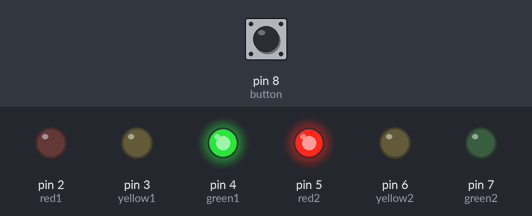
A sketch run on a simulated Arduino Uno, built with avr-gcc and run on an emulated ATmega328P. Parts: output pins drawn as LEDs (lit = HIGH). The inputs (shaded band) are chosen by the test bench; at power-on: pin 8 (button) HIGH.

Above: at 1.2 s.
1.3 s: pin 8 (button) pulled LOW for 0.15 s
At 2.4 s:
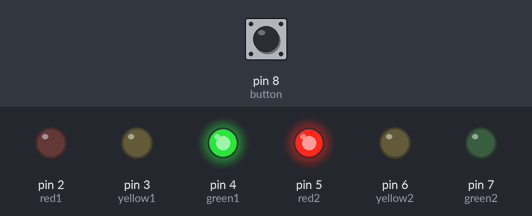
4.4 s: pin 8 (button) pulled LOW for 1 s
At 5.2 s:
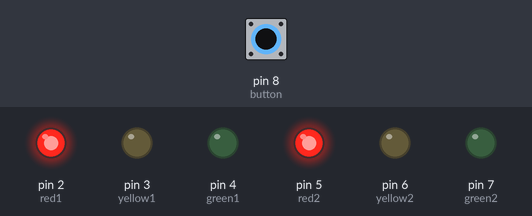
8.4 s: pin 8 (button) pulled LOW for 3.2 s
At 17.0 s:
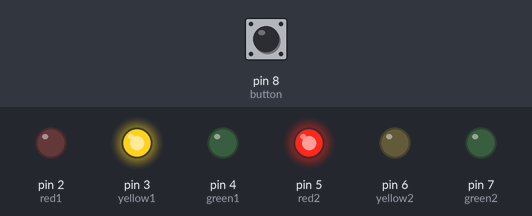
Timing chart, 0 to 27.1 s (numbered marks = the images above; inputs shaded):
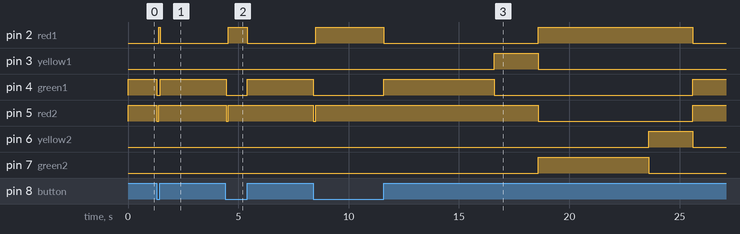

Measured:
- after the input at 1.3 s, pin 2 (red1): LOW → HIGH after 0.10 s, → LOW 0.05 s later; pin 4 (green1): HIGH → LOW at once, → HIGH 0.15 s later; pin 5 (red2): HIGH → LOW at once, → HIGH 0.10 s later
- after the input at 4.4 s, pin 2 (red1): LOW → HIGH after 0.15 s, → LOW 0.85 s later; pin 3 (yellow1): stays LOW (without the input it goes to HIGH after 2.1 s); pin 4 (green1): HIGH → LOW after 0.05 s instead of 2.1 s; pin 5 (red2): HIGH → LOW after 0.05 s, → HIGH 0.10 s later

The sketch:

ject_4_smart_traffic_light_amp_amp_emergency_vehicle_system1.ino
```cpp
// Traffic Light 1
const int red1 = 2;
const int yellow1 = 3;
const int green1 = 4;

// Traffic Light 2
const int red2 = 5;
const int yellow2 = 6;
const int green2 = 7;

// Emergency Button
const int button = 8;

void setup() {
  pinMode(red1, OUTPUT);
  pinMode(yellow1, OUTPUT);
  pinMode(green1, OUTPUT);

  pinMode(red2, OUTPUT);
  pinMode(yellow2, OUTPUT);
  pinMode(green2, OUTPUT);

  pinMode(button, INPUT_PULLUP);
}

void allOff() {
  digitalWrite(red1, LOW);
  digitalWrite(yellow1, LOW);
  digitalWrite(green1, LOW);

  digitalWrite(red2, LOW);
  digitalWrite(yellow2, LOW);
  digitalWrite(green2, LOW);
}

bool emergencyCheck() {

  if (digitalRead(button) == LOW) {

    allOff();
    delay(50);

    // Emergency → ONLY both RED
    digitalWrite(red1, HIGH);
    digitalWrite(red2, HIGH);

    return true;
  }

  return false;
}

void waitCheck(int time) {

  for (int i = 0; i < time / 100; i++) {

    if (digitalRead(button) == LOW) {
      emergencyCheck();
      return;
    }

    delay(100);
  }
}

void loop() {

  // 🚑 Emergency button
  if (digitalRead(button) == LOW) {
    emergencyCheck();

    // Keep both RED while button is pressed
    while (digitalRead(button) == LOW) {
      delay(50);
    }

    return;
  }

  // 🚦 Road 1 GREEN | Road 2 RED
  allOff();
  digitalWrite(green1, HIGH);
  digitalWrite(red2, HIGH);

  waitCheck(5000);

  if (digitalRead(button) == LOW) return;


  // 🚦 Road 1 YELLOW | Road 2 RED
  allOff();
  digitalWrite(yellow1, HIGH);
  digitalWrite(red2, HIGH);

  waitCheck(2000);

  if (digitalRead(button) == LOW) return;


  // 🚦 Road 1 RED | Road 2 GREEN
  allOff();
  digitalWrite(red1, HIGH);
  digitalWrite(green2, HIGH);

  waitCheck(5000);

  if (digitalRead(button) == LOW) return;


  // 🚦 Road 1 RED | Road 2 YELLOW
  allOff();
  digitalWrite(red1, HIGH);
  digitalWrite(yellow2, HIGH);

  waitCheck(2000);
}
```
